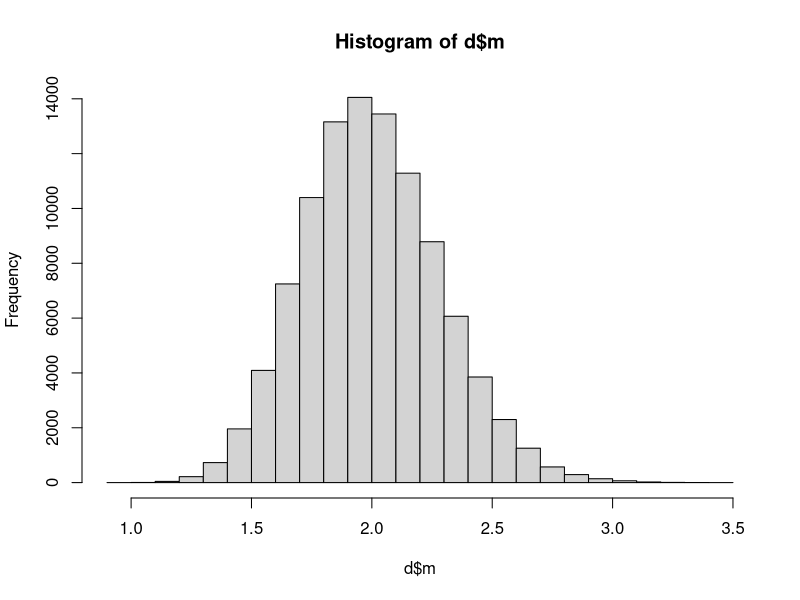
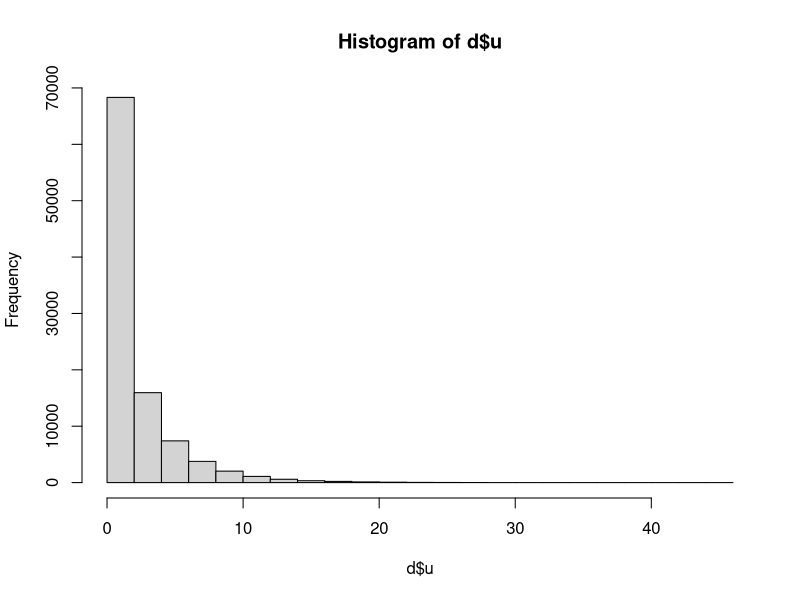
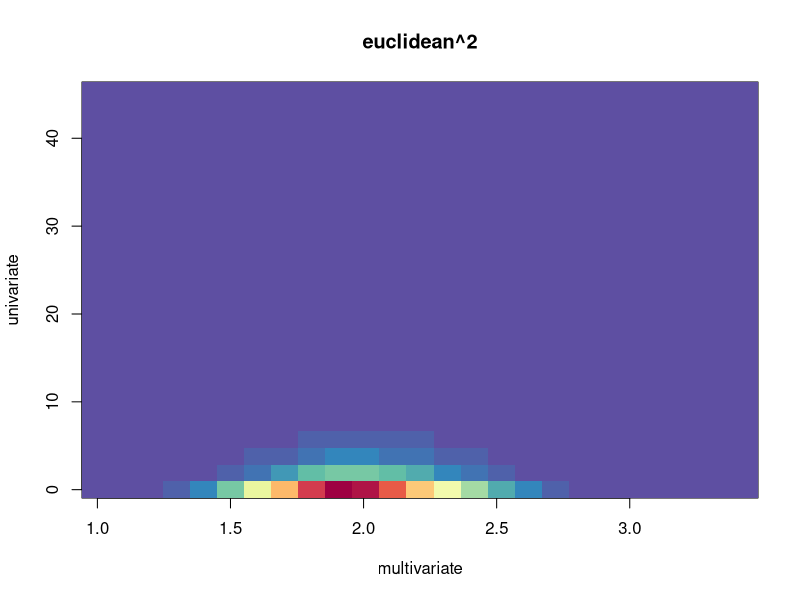
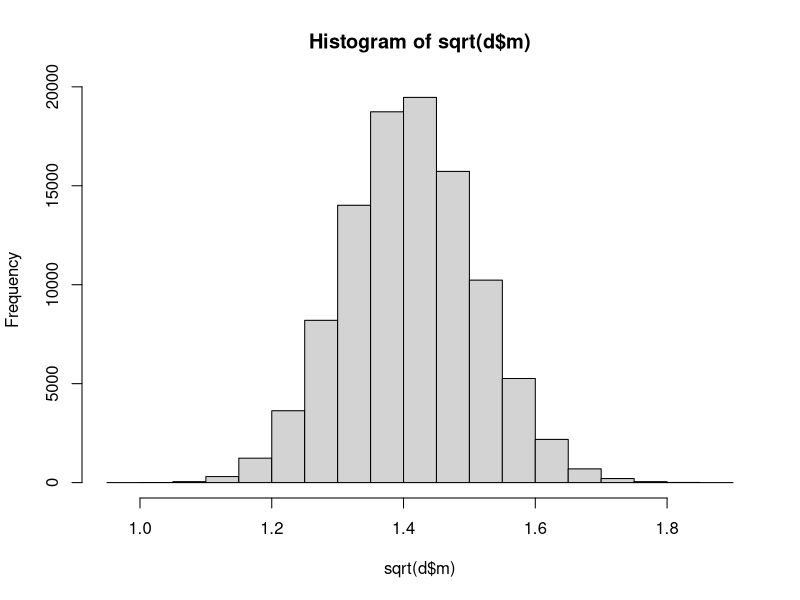
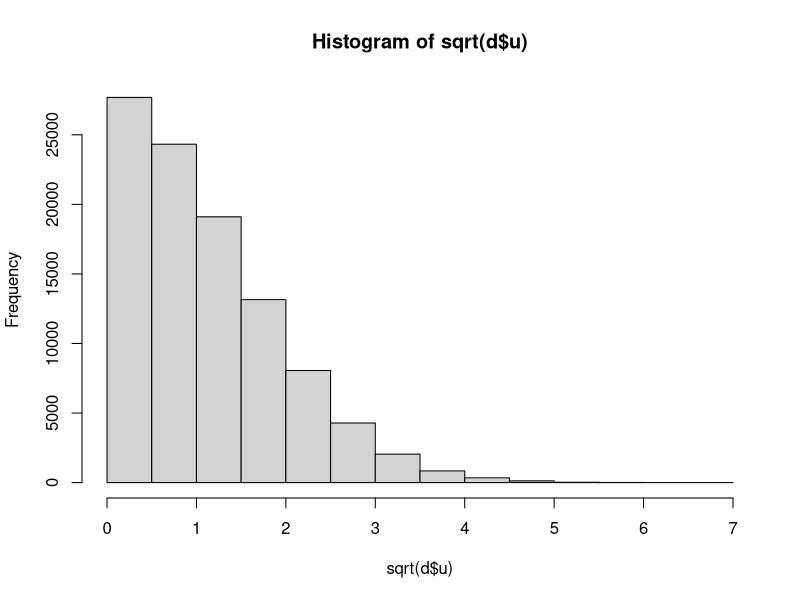
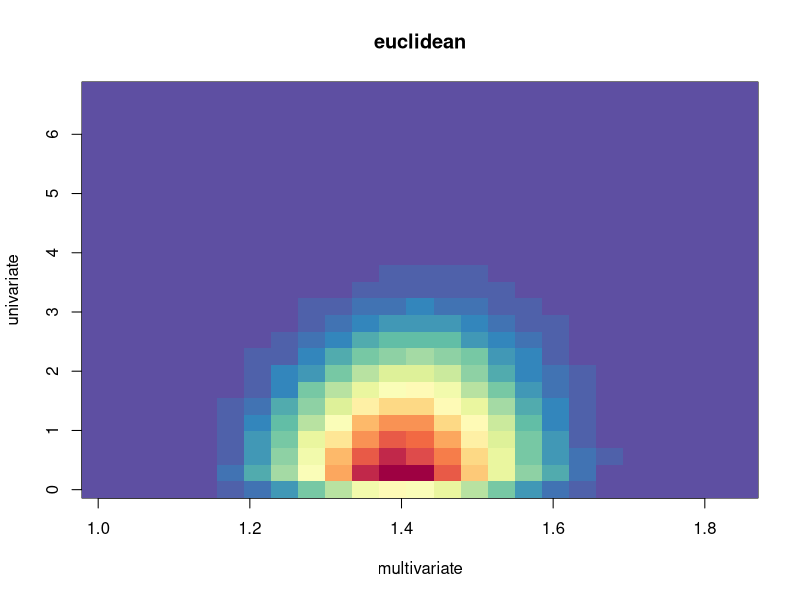
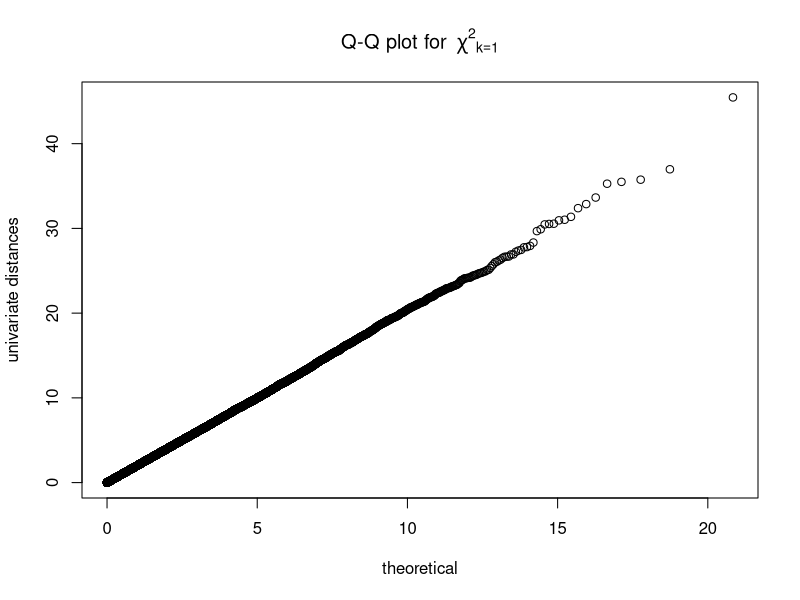
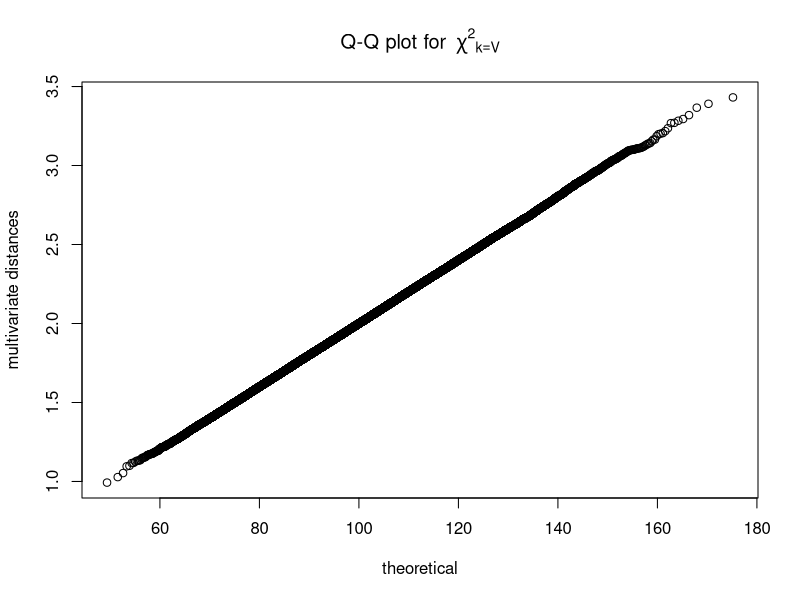

The R script that drew these images, in order: (Note: a time limit stopped this script after it produced the figures.)
## ---- chunk 1
knitr::opts_chunk$set(cache = TRUE)

library(knitr)
library(MASS)
library(RColorBrewer)

euclidean2 <- function(x, y) sum((x - y)^2)  ## squared euclidean distance; works on vectors


pdist2 <- function(A,B) {
  
  ## this function works on matrices A and B.
  ## A and B should be matrices with subjects as rows and vertices as columns.
  ## A and B should be from separate folds (i.e., "test" and "retest" or "run1" and "run2").
  
  ## this function computes the squared euclidean distances between each row of A and each row of B.
  ## the output is therefore a matrix of size nrow(A)*nrow(B), i.e., n_subjects * n_subjects.
  
  ## this is an efficient implementation of the pdist::pdist function.
  ## see links for more information:
  ## https://www.r-bloggers.com/2013/05/pairwise-distances-in-r/
  ## https://blog.smola.org/post/969195661/in-praise-of-the-second-binomial-formula
  
  
  an = apply(A, 1, function(rvec) crossprod(rvec,rvec))
  bn = apply(B, 1, function(rvec) crossprod(rvec,rvec))
  
  m = nrow(A)
  n = nrow(B)
  
  tmp = matrix(rep(an, n), nrow=m) 
  tmp = tmp +  matrix(rep(bn, m), nrow=m, byrow=TRUE)
  
  tmp - 2 * tcrossprod(A,B)  ## squared euclidean distance
  
}


idi <- function(x) {
  
  ## this function works on square distance matrices, and computes the "intersubject discrimination index".
  ## it subtracts the mean diagonal from the mean of the off diagonals.
  
  lower <- x[lower.tri(x)]
  upper <- x[upper.tri(x)]
  diagonal <- diag(x)
  
  mean(c(lower, upper)) - mean(diagonal)
  
}


n_sim <- 1E5  ## number replicates
V <- 100  ## number voxels
S <- 55  ## number subjects


rf <- colorRampPalette(rev(brewer.pal(11, 'Spectral')))  ## for palette
r <- rf(32)

## ---- chunk 2

d <- as.data.frame(matrix(NA, ncol = 2, nrow = n_sim))
names(d) <- c("m", "u")

for (ii in 1:n_sim) {

  x <- rnorm(V)
  y <- rnorm(V)
  
  d$m[ii] <- euclidean2(x, y) / V  ## multivariate distance
  d$u[ii] <- euclidean2(sum(x), sum(y)) / V  ## univariate distance
  
}

## ---- chunk 3

colMeans(d)
apply(d, 2, var)
t.test(d$m, d$u, paired = TRUE)$statistic

hist(d$m)
hist(d$u)


kernel_d2 <- kde2d(d$m, d$u)
image(kernel_d2, col = r, main = "euclidean^2", xlab = "multivariate", ylab = "univariate")

## ---- chunk 4

colMeans(sqrt(d))
t.test(sqrt(d$m), sqrt(d$u), paired = TRUE)$statistic

hist(sqrt(d$m))
hist(sqrt(d$u))
apply(sqrt(d), 2, var)

kernel_d <- kde2d(sqrt(d$m), sqrt(d$u))
image(kernel_d, col = r, main = "euclidean", xlab = "multivariate", ylab = "univariate")

## ---- chunk 5

qqplot(
  qchisq(ppoints(n_sim), df = 1), 
  d$u, 
  main = expression("Q-Q plot for" ~~ {chi^2}[k == 1]),
  xlab = "theoretical",
  ylab = "univariate distances"
  )

qqplot(
  qchisq(ppoints(n_sim), df = V), 
  d$m, 
  main = expression("Q-Q plot for" ~~ {chi^2}[k == V]),
  xlab = "theoretical",
  ylab = "multivariate distances"
  )


## ---- chunk 6

d_univ <- as.data.frame(matrix(NA, ncol = 2, nrow = n_sim))
names(d_univ) <- c("m", "u")

for (ii in 1:n_sim) {

  x <- rnorm(V)
  y <- rnorm(V, mean = 10)
  
  d_univ$m[ii] <- euclidean2(x, y) / V  ## multivariate distance
  d_univ$u[ii] <- euclidean2(sum(x), sum(y)) / V  ## univariate distance
  
}

## ---- chunk 7

colMeans(d_univ)
apply(d_univ, 2, var)
t.test(d_univ$m, d_univ$u, paired = TRUE)$statistic

hist(d_univ$m)
hist(d_univ$u)

kernel_d2_univ <- kde2d(d_univ$m, d_univ$u)
image(kernel_d2_univ, col = r, main = "euclidean^2", xlab = "multivariate", ylab = "univariate")

## ---- chunk 8

d_multiv <- as.data.frame(matrix(NA, ncol = 2, nrow = n_sim))
names(d_multiv) <- c("m", "u")

for (ii in 1:n_sim) {

  x <- rnorm(V) + (V:1 - mean(1:V))/10  ## pattern across vertices, but across-voxel mean of 0
  y <- rnorm(V) + (1:V - mean(1:V))/10  ## opposite pattern
  
  d_multiv$m[ii] <- euclidean2(x, y) / V  ## multivariate distance
  d_multiv$u[ii] <- euclidean2(sum(x), sum(y)) / V  ## univariate distance
  
}

## ---- chunk 9

colMeans(d_multiv)
apply(d_multiv, 2, var)
t.test(d_multiv$m, d_multiv$u, paired = TRUE)$statistic

hist(d_multiv$m)
hist(d_multiv$u)

kernel_d2_multiv <- kde2d(d_multiv$m, d_multiv$u)
image(kernel_d2_multiv, col = r, main = "euclidean^2", xlab = "multivariate", ylab = "univariate")

## ---- chunk 10

d <- as.data.frame(matrix(NA, ncol = 2, nrow = n_sim))
names(d) <- c("m", "u")

for (ii in 1:n_sim) {

  X <- matrix(rnorm(V*S), nrow = S)
  Y <- matrix(rnorm(V*S), nrow = S)
  ## X is a matrix of b-coefficients. subjects as rows, vertices as columns. from fold 1 (e.g., "test").
  ## Y is also a b-coefficient matrix. organized identically to X, but from a different "fold" (e.g., "retest").
  
  X_bar <- cbind(rowSums(X))  ## across-vertex sum of b-coefficients. one per subj.
  Y_bar <- cbind(rowSums(Y))
  
  M <- pdist2(X, Y)  ## multivariate distance
  U <- pdist2(X_bar, Y_bar) ## univariate distance
  
  d$m[ii] <- idi(M)  ## mIDI
  d$u[ii] <- idi(U)  ## uIDI

}


## ---- chunk 11

colMeans(d)
apply(d, 2, var)
apply(d, 2, function(x) t.test(x)$statistic)
apply(d, 2, function(x) wilcox.test(x)$p.value)
t.test(d$m, d$u, paired = TRUE)$statistic
wilcox.test(d$m, d$u, paired = TRUE)$p.value

hist(d$m)
hist(d$u)

kernel_d2 <- kde2d(d$m, d$u)
image(kernel_d2, col = r, main = "intersubject discrimination index", xlab = "multivariate", ylab = "univariate")
